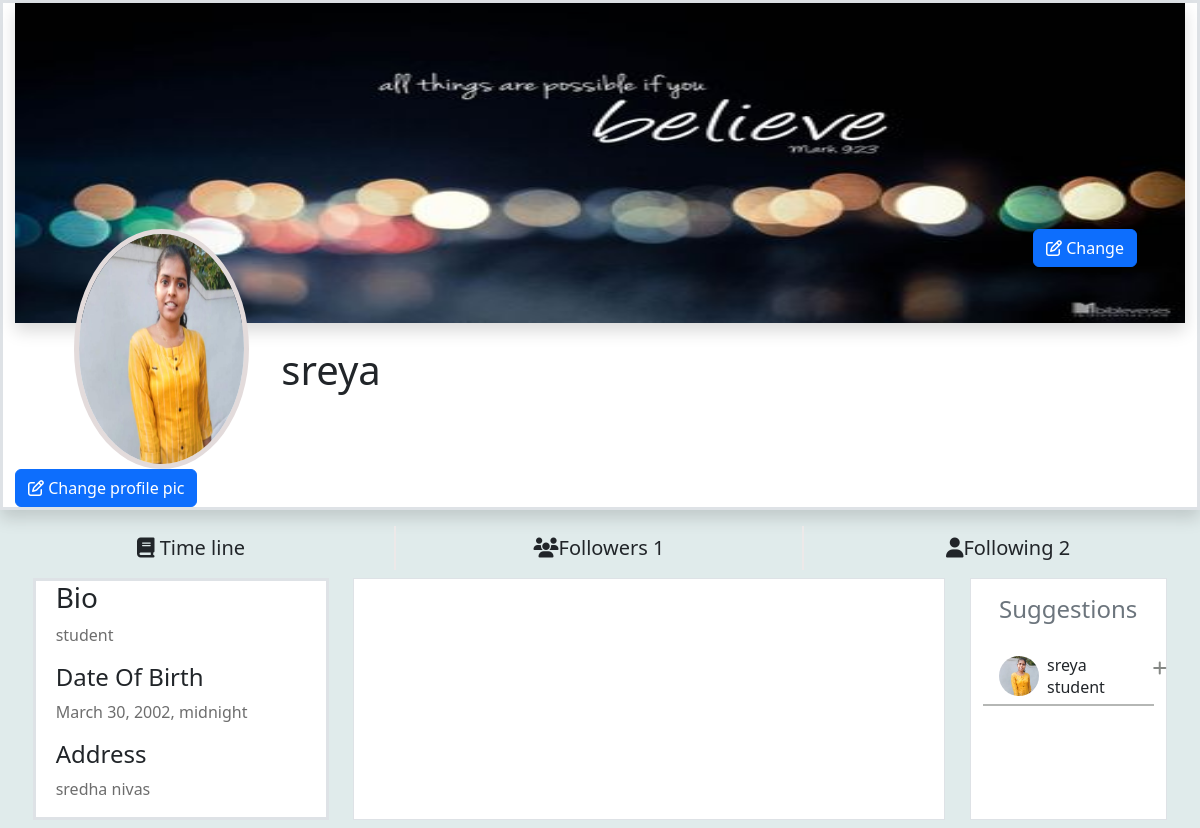
Screenshot of /profile/2/details/ (signed in) with the database file from the repository.
### myapp/models.py (models this page shows, shortened)
class UserProfile(models.Model):
    user=models.OneToOneField(User,on_delete=models.CASCADE,related_name="profile")
    profile_pic=models.ImageField(upload_to="profilepics",blank=True,default="/profilepics/default.avif")
    bio=models.CharField(max_length=200,null=True)
    address=models.CharField(max_length=200,null=True)
    dob=models.DateTimeField(null=True)
    following=models.ManyToManyField("self",related_name="followed_by",symmetrical=False)
    created_date=models.DateTimeField(auto_now_add=True)
    coverpic=models.ImageField(upload_to="coverpic",blank=True,default="/profilepics/cover.jpg")
    def __str__(self):
        return self.user.username

### myapp/views.py (the view)
# urls.py: path("profile/<int:pk>/details/",views.Profile_detail_View.as_view(),name="profiledetail"),
class Profile_detail_View(DetailView):
    model=UserProfile
    template_name="profile.html"
    context_object_name="profile"

### myapp/templates/profile.html (shortened to what this page needs)
<!DOCTYPE html>
{%load static%}
<html lang="en">
<head>
    <link rel="stylesheet" href="https://cdnjs.cloudflare.com/ajax/libs/font-awesome/6.3.0/css/all.min.css"
 />
    <link href="https://cdn.jsdelivr.net/npm/bootstrap@5.3.0-alpha1/dist/css/bootstrap.min.css" rel="stylesheet"
>
    <link rel="stylesheet" href="{%static 'css/profile.css'%}">
</head>
<body style="background-color: rgb(224, 235, 235);">
    <div class="container-fluid border border-3 shadow bg-white">
        <div class="cover_section">
            <img class="coverpic shadow" src="{{profile.coverpic.url}}" alt="">
        </div>
        <div class="profile_section d-flex justify-content-between">
            <img class="propic" src="{{profile.profile_pic.url}}" alt="">
            <h1 class="onwername ">{{profile}}</h1>
            <div class=" me-5"> <button class="btn btn-primary"  data-bs-toggle="modal" data-bs-target="#exampleModal"><i class="fa-regular fa-pen-to-square"></i>
                    Change</button></div>
        </div>
              <div class=" me-5"> <button class="btn btn-primary"  data-bs-toggle="modal" data-bs-target="#exampleModal1"><i class="fa-regular fa-pen-to-square"></i>
                Change profile pic</button></div>
    </div>
        <div class="row d-flex justify-content-evenly">
            <div class="col-4 text-center mt-3 swich  "><a class="btn fs-5" href=""><span><i
                            class="fa-solid fa-book"></i></span> Time line</a></div>
            <div class="col-4 text-center mt-3 swich ">
                <button class="btn fs-5" data-bs-toggle="modal" data-bs-target="#exampleModalfws" href=""  ><span>
                    <i class="fa-solid fa-users"></i></span>Followers {{profile.followed_by.all | length}}</button>
                        </div>
            <div class="col-4 text-center mt-3  "><button class="btn fs-5" data-bs-toggle="modal" data-bs-target="#exampleModalfollowing" href=""><span><i
                            class="fa-solid fa-user"></i></span>Following {{profile.following.all | length}}</button></div>
        </div>
    <div class="container-fluid ">
        <div class="row p-2 d-flex justify-content-evenly">
            <div class="col-3 bg-white  border border-3 ">
                <div class="ms-2">
                    <h3 class="">Bio</h3>
                    <p class=" o">{{profile.bio}}</p>
                    <h4>Date Of Birth</h4>
                    <p class="o">{{profile.dob}}</p>
                    <h4>Address</h4>
                    <p class="o">{{profile.address}}</p>
                </div>
            </div>
            <div class="col-6 bg-white  border">
            </div>
            <div class="col-2 bg-white  border">
                <div class="profilesection bg-white">
                    <h4 class="text-secondary p-3">Suggestions</h4>
                    <div class="p-item ">
                        <div class="peoples d-flex mt-3 ms-3">
                            <div>
                                <img class="peopleimg" src="{{profile.profile_pic.url}}" alt="">
                            </div>
                            <div class="ms-2">
                                <h6 class="m-0">{{profile}}</h6>
                                <p class="m-0">{{profile.bio}}</p>
                            </div>
                            <a href="" class="ms-5"><i style="color:rgba(11, 17, 11, 0.5) ;"
                                    class="fa-solid fa-plus"></i></a>
                        </div>
                        <div class="lines"></div>
                    </div>
                </div>
            </div>
        </div>
    </div>
</body>
</html>

### myapp/static/css/profile.css (style rules this page uses)
* { font-family: 'Segoe UI', Tahoma, Geneva, Verdana, sans-serif; }
.coverpic { width: 100%; height: 40vh; }
.propic { width: 15%; height: 30vh; margin-left: 5%; border-radius: 50%; border: 5px solid rgb(227, 219, 219); }
.profile_section { margin-top: -8%; }
.swich { border-right: 2px solid rgb(237, 233, 233); }
.onwername { margin-top: 10%; margin-left: -53%; font-family: 'Segoe UI', Tahoma, Geneva, Verdana, sans-serif; }
.o { color: rgba(11, 11, 11, 0.6); }
.peopleimg { width:40px; height: 40px; border-radius: 50%; }
.peoples { width: 100%; }
.lines { margin-top: 5px; background-color:rgba(11, 17, 11, 0.3); height: 2px; width: 100%; }
.p-item { width: 100%; }

### rows the page displays
UserProfile: coverpic (picture), profile_pic (picture), user.username "sreya", followed_by.all|length "1", following.all|length "2", bio "student", dob "March 30, 2002, midnight", address "sredha nivas"
